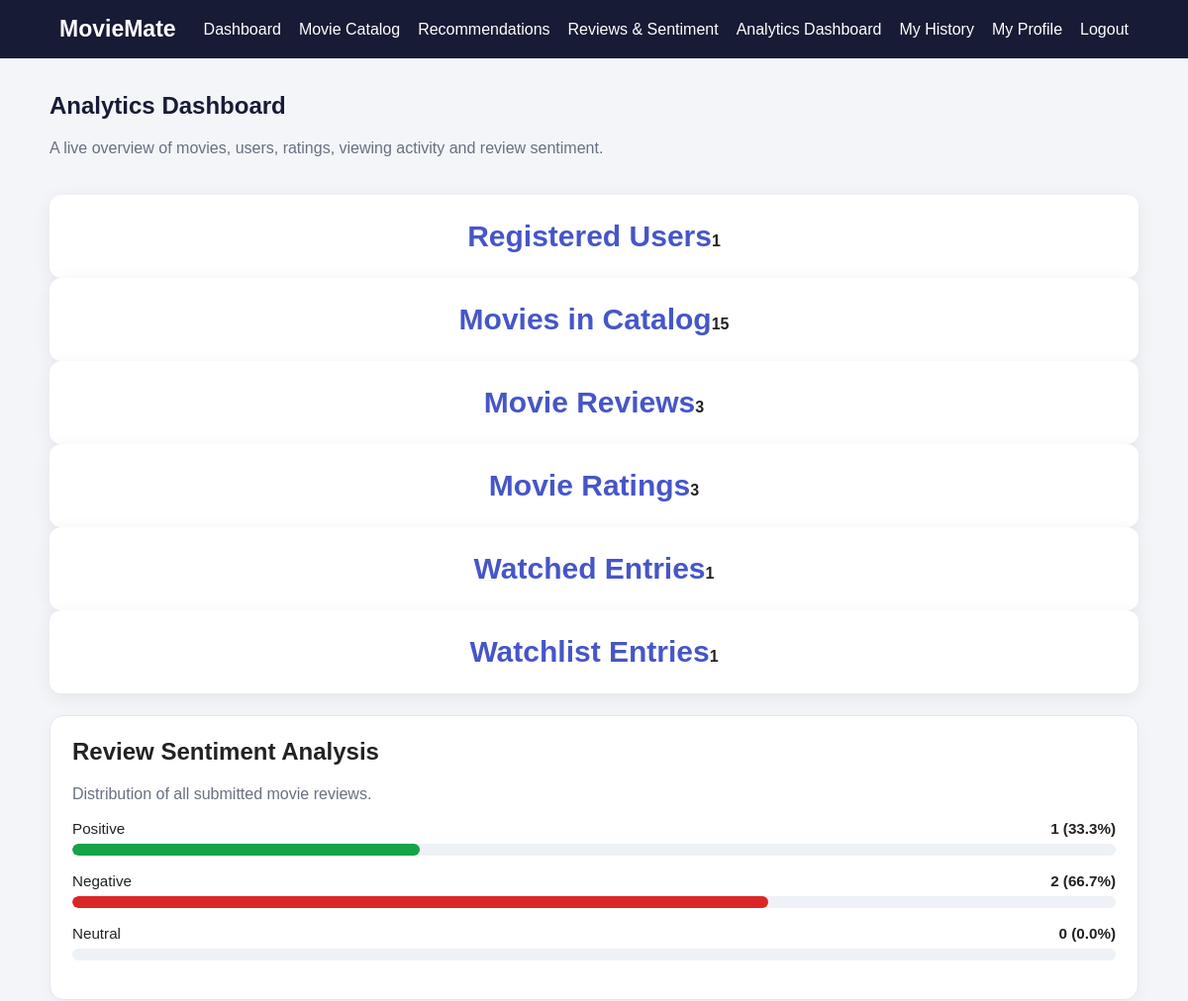
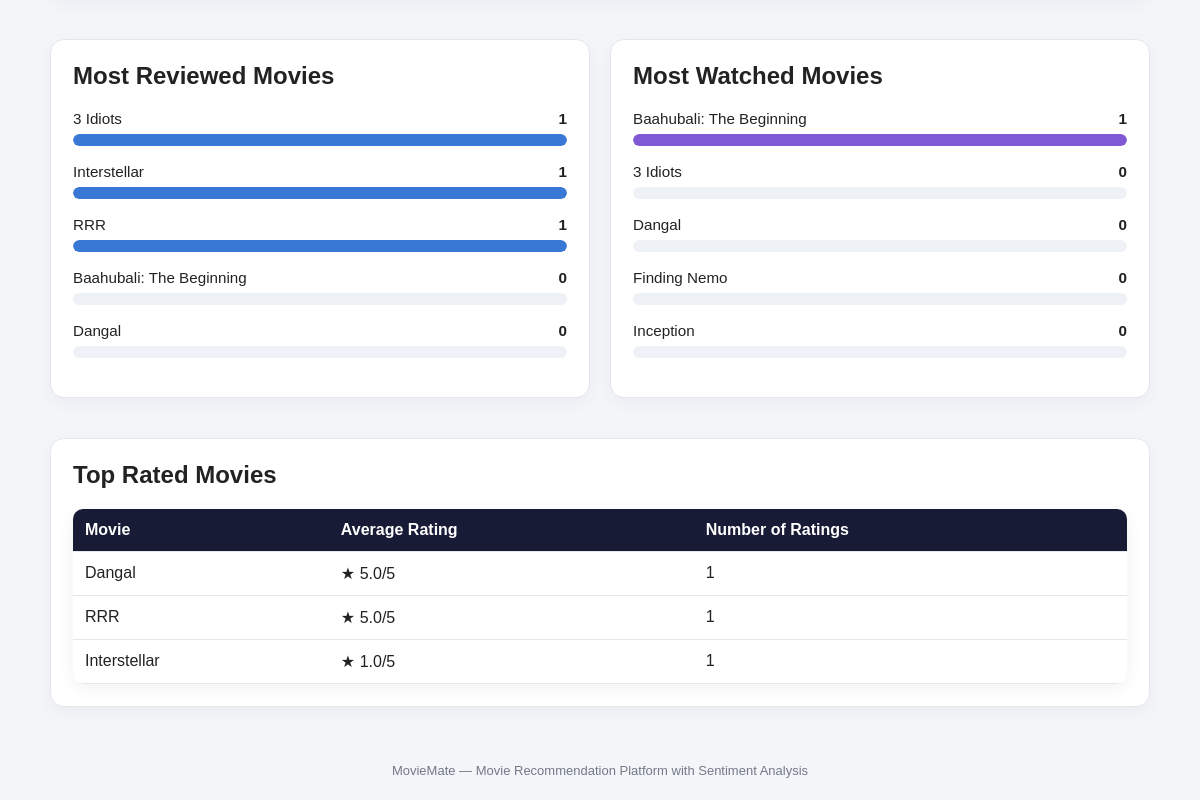
Screenshot of /analytics (signed in) with the database file from the repository (2 pictures, top to bottom).
### tables this page shows
CREATE TABLE reviews (
            id INTEGER PRIMARY KEY AUTOINCREMENT,
            user_id INTEGER NOT NULL,
            movie_id INTEGER NOT NULL,
            review_text TEXT NOT NULL,
            sentiment TEXT NOT NULL CHECK(sentiment IN ('Positive', 'Negative', 'Neutral')),
            compound_score REAL NOT NULL,
            positive_score REAL NOT NULL,
            neutral_score REAL NOT NULL,
            negative_score REAL NOT NULL,
            created_at TIMESTAMP DEFAULT CURRENT_TIMESTAMP,
            FOREIGN KEY(user_id) REFERENCES users(id) ON DELETE CASCADE,
            FOREIGN KEY(movie_id) REFERENCES movies(id) ON DELETE CASCADE
        );

CREATE TABLE movies (
            id INTEGER PRIMARY KEY AUTOINCREMENT,
            title TEXT NOT NULL,
            genre TEXT NOT NULL,
            release_year INTEGER,
            director TEXT DEFAULT '',
            description TEXT DEFAULT '',
            poster_url TEXT DEFAULT '',
            created_at TIMESTAMP DEFAULT CURRENT_TIMESTAMP
        );

### app.py (the view)
@app.route("/analytics")
@login_required
def analytics():
    db = get_db()
    total_users = db.execute("SELECT COUNT(*) FROM users").fetchone()[0]
    total_movies = db.execute("SELECT COUNT(*) FROM movies").fetchone()[0]
    total_reviews = db.execute("SELECT COUNT(*) FROM reviews").fetchone()[0]
    total_ratings = db.execute("SELECT COUNT(*) FROM ratings").fetchone()[0]
    total_watched = db.execute(
        "SELECT COUNT(*) FROM watch_history WHERE status = 'Watched'"
    ).fetchone()[0]
    total_watchlist = db.execute(
        "SELECT COUNT(*) FROM watch_history WHERE status = 'Want to Watch'"
    ).fetchone()[0]
    sentiment_rows = db.execute("""
        SELECT sentiment, COUNT(*) AS total
        FROM reviews
        GROUP BY sentiment
    """).fetchall()
    sentiment_counts = {"Positive": 0, "Negative": 0, "Neutral": 0}
    for row in sentiment_rows:
        sentiment_counts[row["sentiment"]] = row["total"]
    most_reviewed = db.execute("""
        SELECT m.id, m.title, COUNT(r.id) AS review_count
        FROM movies m
        LEFT JOIN reviews r ON r.movie_id = m.id
        GROUP BY m.id, m.title
        ORDER BY review_count DESC, m.title
        LIMIT 5
    """).fetchall()
    top_rated = db.execute("""
        SELECT m.id, m.title, ROUND(AVG(rt.rating), 2) AS average_rating,
               COUNT(rt.id) AS rating_count
        FROM movies m
        JOIN ratings rt ON rt.movie_id = m.id
        GROUP BY m.id, m.title
        ORDER BY average_rating DESC, rating_count DESC, m.title
        LIMIT 5
    """).fetchall()
    most_watched = db.execute("""
        SELECT m.id, m.title, COUNT(wh.id) AS watched_count
        FROM movies m
        LEFT JOIN watch_history wh
          ON wh.movie_id = m.id AND wh.status = 'Watched'
        GROUP BY m.id, m.title
        ORDER BY watched_count DESC, m.title
        LIMIT 5
    """).fetchall()
    max_review_count = max([row["review_count"] for row in most_reviewed] or [1])
    max_watched_count = max([row["watched_count"] for row in most_watched] or [1])
    max_rating = 5
    return render_template(
        "analytics.html",
        total_users=total_users,
        total_movies=total_movies,
        total_reviews=total_reviews,
        total_ratings=total_ratings,
        total_watched=total_watched,
        total_watchlist=total_watchlist,
        sentiment_counts=sentiment_counts,
        most_reviewed=most_reviewed,
        top_rated=top_rated,
        most_watched=most_watched,
        max_review_count=max_review_count,
        max_watched_count=max_watched_count,
        max_rating=max_rating
    )

### app.py (called while the page is built)
def get_db():
    if "db" not in g:
        g.db = sqlite3.connect(app.config["DATABASE"])
        g.db.row_factory = sqlite3.Row
        g.db.execute("PRAGMA foreign_keys = ON")
    return g.db

def login_required(view):
    @wraps(view)
    def wrapped_view(**kwargs):
        if "user_id" not in session:
            flash("Please log in to access that page.", "warning")
            return redirect(url_for("login"))
        return view(**kwargs)
    return wrapped_view

### templates/analytics.html (shortened to what this page needs)
{% extends "base.html" %}
{% block content %}
<section class="page-heading">
    <div>
        <h1>Analytics Dashboard</h1>
        <p class="muted">A live overview of movies, users, ratings, viewing activity and review sentiment.</p>
    </div>
</section>
<section class="stats-grid analytics-stats">
    <article class="stat-card"><span class="stat-label">Registered Users</span><strong>{{ total_users }}</strong></article>
    <article class="stat-card"><span class="stat-label">Movies in Catalog</span><strong>{{ total_movies }}</strong></article>
    <article class="stat-card"><span class="stat-label">Movie Reviews</span><strong>{{ total_reviews }}</strong></article>
    <article class="stat-card"><span class="stat-label">Movie Ratings</span><strong>{{ total_ratings }}</strong></article>
    <article class="stat-card"><span class="stat-label">Watched Entries</span><strong>{{ total_watched }}</strong></article>
    <article class="stat-card"><span class="stat-label">Watchlist Entries</span><strong>{{ total_watchlist }}</strong></article>
</section>
<section class="analytics-panel">
    <h2>Review Sentiment Analysis</h2>
    <p class="muted">Distribution of all submitted movie reviews.</p>
    {% set sentiment_total = sentiment_counts.Positive + sentiment_counts.Negative + sentiment_counts.Neutral %}
    {% for label in ['Positive', 'Negative', 'Neutral'] %}
        {% set count = sentiment_counts[label] %}
        {% if sentiment_total > 0 %}
            {% set percent = (count * 100 / sentiment_total)|round(1) %}
        {% else %}
            {% set percent = 0 %}
        {% endif %}
        <div class="bar-row">
            <div class="bar-heading"><span>{{ label }}</span><strong>{{ count }} ({{ percent }}%)</strong></div>
            <div class="bar-track"><div class="bar-fill sentiment-{{ label|lower }}" style="width: {{ percent }}%"></div></div>
        </div>
    {% endfor %}
</section>
<div class="analytics-columns">
    <section class="analytics-panel">
        <h2>Most Reviewed Movies</h2>
        {% for movie in most_reviewed %}
            <div class="bar-row">
                <div class="bar-heading"><span>{{ movie.title }}</span><strong>{{ movie.review_count }}</strong></div>
                <div class="bar-track"><div class="bar-fill bar-blue" style="width: {{ (movie.review_count * 100 / max_review_count) if max_review_count else 0 }}%"></div></div>
            </div>
        {% else %}
            <p class="empty-state">No movie data available.</p>
        {% endfor %}
    </section>
    <section class="analytics-panel">
        <h2>Most Watched Movies</h2>
        {% for movie in most_watched %}
            <div class="bar-row">
                <div class="bar-heading"><span>{{ movie.title }}</span><strong>{{ movie.watched_count }}</strong></div>
                <div class="bar-track"><div class="bar-fill bar-purple" style="width: {{ (movie.watched_count * 100 / max_watched_count) if max_watched_count else 0 }}%"></div></div>
            </div>
        {% else %}
            <p class="empty-state">No movie data available.</p>
        {% endfor %}
    </section>
</div>
<section class="analytics-panel">
    <h2>Top Rated Movies</h2>
    {% if top_rated %}
    <div class="table-wrap">
        <table class="data-table">
            <thead><tr><th>Movie</th><th>Average Rating</th><th>Number of Ratings</th></tr></thead>
            <tbody>
            {% for movie in top_rated %}
                <tr>
                    <td>{{ movie.title }}</td>
                    <td>★ {{ movie.average_rating }}/5</td>
                    <td>{{ movie.rating_count }}</td>
                </tr>
            {% endfor %}
            </tbody>
        </table>
    </div>
    {% else %}
        <p class="empty-state">No ratings have been submitted yet.</p>
    {% endif %}
</section>
{% endblock %}

### static/style.css (style rules this page uses)
* { box-sizing: border-box; }
body { margin: 0; font-family: Arial, Helvetica, sans-serif; background: #f3f5f9; color: #222; }
.form-card, .info-card, .notice, .welcome, .stat-card, .movie-card, .detail-card, .empty-state { background: white; padding: 25px; border-radius: 12px; box-shadow: 0 4px 18px rgba(0,0,0,.07); }
h1 { margin-top: 0; color: #171b35; }
.muted { color: #687080; }
.stat-card { text-align: center; }
.stat-card span { font-size: 30px; font-weight: bold; color: #4656c8; }
.page-heading { display: flex; justify-content: space-between; align-items: center; gap: 15px; }
.table-wrap { overflow-x: auto; background: white; border-radius: 10px; box-shadow: 0 4px 18px rgba(0,0,0,.06); }
table { width: 100%; border-collapse: collapse; min-width: 850px; }
th, td { padding: 13px; text-align: left; border-bottom: 1px solid #e6e8ee; vertical-align: middle; }
th { background: #171b35; color: white; }
.analytics-stats { margin: 22px 0; }
.analytics-panel { background: #fff; border: 1px solid #e5e7eb; border-radius: 14px; padding: 22px; margin: 20px 0; box-shadow: 0 5px 18px rgba(15, 23, 42, 0.04); }
.analytics-panel h2 { margin-top: 0; }
.analytics-columns { display: grid; grid-template-columns: repeat(2, minmax(0, 1fr)); gap: 20px; }
.bar-row { margin: 17px 0; }
.bar-heading { display: flex; justify-content: space-between; gap: 12px; margin-bottom: 7px; font-size: 0.95rem; }
.bar-heading span { overflow-wrap: anywhere; }
.bar-track { width: 100%; height: 12px; overflow: hidden; background: #eef1f5; border-radius: 999px; }
.bar-fill { height: 100%; min-width: 0; border-radius: 999px; }
.sentiment-positive { background: #16a34a; }
.sentiment-negative { background: #dc2626; }
.bar-blue { background: #3978d4; }
.bar-purple { background: #805ad5; }
.table-wrap { overflow-x: auto; }
.data-table { width: 100%; border-collapse: collapse; }
.data-table th, .data-table td { text-align: left; padding: 12px; border-bottom: 1px solid #e5e7eb; }

### rows the page displays
reviews: sentiment "Positive", user "1", percent "33.3"
movies: title "3 Idiots", review_count "1", watched_count "0"
movies: title "Interstellar", review_count "1", average_rating "1.0", rating_count "1"
movies: title "RRR", review_count "1", average_rating "5.0", rating_count "1"
movies: title "Baahubali: The Beginning", review_count "0", watched_count "1"
movies: title "Dangal", review_count "0", watched_count "0", average_rating "5.0", rating_count "1"
movies: title "Finding Nemo", watched_count "0"
movies: title "Inception", watched_count "0"

### other values shown
{{ total_users }} "1"
{{ total_movies }} "15"
{{ total_reviews }} "3"
{{ total_ratings }} "3"
{{ total_watched }} "1"
{{ total_watchlist }} "1"
{{ label }} "Negative" "Neutral"
{{ count }} "2" "0"
{{ percent }} "66.7" "0.0"
